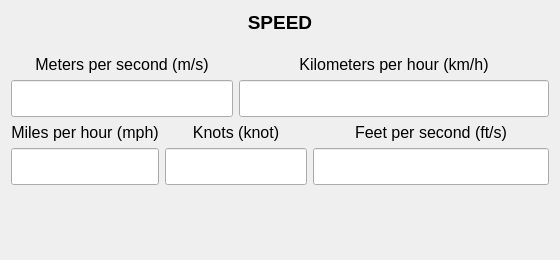
<?xml version="1.0" encoding="UTF-8"?>
<ui version="4.0">
 <class>Speed</class>
 <widget class="QFrame" name="Speed">
  <property name="geometry">
   <rect>
    <x>0</x>
    <y>0</y>
    <width>560</width>
    <height>260</height>
   </rect>
  </property>
  <property name="windowTitle">
   <string>Frame</string>
  </property>
  <layout class="QGridLayout" name="gridLayout">
   <item row="3" column="4" colspan="2">
    <widget class="QLineEdit" name="kmhline">
     <property name="sizePolicy">
      <sizepolicy hsizetype="Expanding" vsizetype="MinimumExpanding">
       <horstretch>0</horstretch>
       <verstretch>0</verstretch>
      </sizepolicy>
     </property>
     <property name="font">
      <font>
       <pointsize>12</pointsize>
      </font>
     </property>
     <property name="alignment">
      <set>Qt::AlignCenter</set>
     </property>
    </widget>
   </item>
   <item row="5" column="1" colspan="2">
    <widget class="QLineEdit" name="mphline">
     <property name="sizePolicy">
      <sizepolicy hsizetype="Expanding" vsizetype="MinimumExpanding">
       <horstretch>0</horstretch>
       <verstretch>0</verstretch>
      </sizepolicy>
     </property>
     <property name="font">
      <font>
       <pointsize>12</pointsize>
      </font>
     </property>
     <property name="alignment">
      <set>Qt::AlignCenter</set>
     </property>
    </widget>
   </item>
   <item row="4" column="1" colspan="2">
    <widget class="QLabel" name="mphlabel">
     <property name="font">
      <font>
       <pointsize>12</pointsize>
      </font>
     </property>
     <property name="text">
      <string>Miles per hour (mph)</string>
     </property>
     <property name="alignment">
      <set>Qt::AlignCenter</set>
     </property>
    </widget>
   </item>
   <item row="2" column="4" colspan="2">
    <widget class="QLabel" name="kmphlabel">
     <property name="font">
      <font>
       <pointsize>12</pointsize>
      </font>
     </property>
     <property name="text">
      <string>Kilometers per hour (km/h)</string>
     </property>
     <property name="alignment">
      <set>Qt::AlignCenter</set>
     </property>
    </widget>
   </item>
   <item row="5" column="3" colspan="2">
    <widget class="QLineEdit" name="knline">
     <property name="sizePolicy">
      <sizepolicy hsizetype="Expanding" vsizetype="MinimumExpanding">
       <horstretch>0</horstretch>
       <verstretch>0</verstretch>
      </sizepolicy>
     </property>
     <property name="font">
      <font>
       <pointsize>12</pointsize>
      </font>
     </property>
     <property name="alignment">
      <set>Qt::AlignCenter</set>
     </property>
    </widget>
   </item>
   <item row="5" column="5">
    <widget class="QLineEdit" name="ftpsline">
     <property name="sizePolicy">
      <sizepolicy hsizetype="Expanding" vsizetype="MinimumExpanding">
       <horstretch>0</horstretch>
       <verstretch>0</verstretch>
      </sizepolicy>
     </property>
     <property name="font">
      <font>
       <pointsize>12</pointsize>
      </font>
     </property>
     <property name="alignment">
      <set>Qt::AlignCenter</set>
     </property>
    </widget>
   </item>
   <item row="3" column="1" colspan="3">
    <widget class="QLineEdit" name="mpsline">
     <property name="sizePolicy">
      <sizepolicy hsizetype="Expanding" vsizetype="MinimumExpanding">
       <horstretch>0</horstretch>
       <verstretch>0</verstretch>
      </sizepolicy>
     </property>
     <property name="font">
      <font>
       <pointsize>12</pointsize>
      </font>
     </property>
     <property name="alignment">
      <set>Qt::AlignCenter</set>
     </property>
    </widget>
   </item>
   <item row="4" column="3" colspan="2">
    <widget class="QLabel" name="knlabel">
     <property name="font">
      <font>
       <pointsize>12</pointsize>
      </font>
     </property>
     <property name="text">
      <string>Knots (knot)</string>
     </property>
     <property name="alignment">
      <set>Qt::AlignCenter</set>
     </property>
    </widget>
   </item>
   <item row="6" column="3">
    <spacer name="verticalSpacer">
     <property name="orientation">
      <enum>Qt::Vertical</enum>
     </property>
     <property name="sizeType">
      <enum>QSizePolicy::MinimumExpanding</enum>
     </property>
     <property name="sizeHint" stdset="0">
      <size>
       <width>20</width>
       <height>64</height>
      </size>
     </property>
    </spacer>
   </item>
   <item row="1" column="1">
    <spacer name="verticalSpacer_2">
     <property name="orientation">
      <enum>Qt::Vertical</enum>
     </property>
     <property name="sizeType">
      <enum>QSizePolicy::Fixed</enum>
     </property>
     <property name="sizeHint" stdset="0">
      <size>
       <width>20</width>
       <height>15</height>
      </size>
     </property>
    </spacer>
   </item>
   <item row="2" column="1" colspan="3">
    <widget class="QLabel" name="mpslabel">
     <property name="font">
      <font>
       <pointsize>12</pointsize>
      </font>
     </property>
     <property name="text">
      <string>Meters per second (m/s)</string>
     </property>
     <property name="alignment">
      <set>Qt::AlignCenter</set>
     </property>
    </widget>
   </item>
   <item row="4" column="5">
    <widget class="QLabel" name="ftpslabel">
     <property name="font">
      <font>
       <pointsize>12</pointsize>
      </font>
     </property>
     <property name="text">
      <string>Feet per second (ft/s)</string>
     </property>
     <property name="alignment">
      <set>Qt::AlignCenter</set>
     </property>
    </widget>
   </item>
   <item row="0" column="1" colspan="5">
    <widget class="QLabel" name="label">
     <property name="font">
      <font>
       <pointsize>14</pointsize>
       <weight>75</weight>
       <bold>true</bold>
      </font>
     </property>
     <property name="text">
      <string>SPEED</string>
     </property>
     <property name="alignment">
      <set>Qt::AlignCenter</set>
     </property>
    </widget>
   </item>
  </layout>
 </widget>
 <tabstops>
  <tabstop>mpsline</tabstop>
  <tabstop>kmhline</tabstop>
  <tabstop>mphline</tabstop>
  <tabstop>knline</tabstop>
  <tabstop>ftpsline</tabstop>
 </tabstops>
 <resources/>
 <connections/>
</ui>
